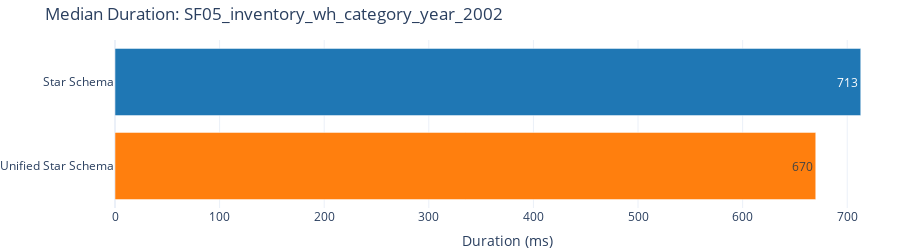

Source (notebook cell):
### Markdown cell above
#### SF05 - Inventory WH Category Year 2002

### Code cell
run_and_plot("Single Fact", "SF05_inventory_wh_category_year_2002", """
EVALUATE
SUMMARIZECOLUMNS(
    'dim__warehouse'[_key__dim__warehouse],
    'dim__item'[category],
    TREATAS( {{ 2002 }}, 'dim__date'[year] ),
    "Qty On Hand", SUM('{fact_inv}'[_measure__inventory__qty_on_hand])
)
""")

### Figure 1 — Plotly figure (JSON) as saved in the notebook; plotly's stock layout.template omitted (floating-point values rounded to 4 significant figures)
{"data": [{"alignmentgroup": "True", "hovertemplate": "dataset=%{y}<br>duration_ms=%{x}<extra></extra>", "legendgroup": "Star Schema", "marker": {"color": "#1f77b4", "pattern": {"shape": ""}}, "name": "Star Schema", "offsetgroup": "Star Schema", "orientation": "h", "showlegend": true, "textposition": "auto", "texttemplate": "%{x:.0f}", "type": "bar", "x": [712.9], "xaxis": "x", "y": ["Star Schema"], "yaxis": "y"}, {"alignmentgroup": "True", "hovertemplate": "dataset=%{y}<br>duration_ms=%{x}<extra></extra>", "legendgroup": "Unified Star Schema", "marker": {"color": "#ff7f0e", "pattern": {"shape": ""}}, "name": "Unified Star Schema", "offsetgroup": "Unified Star Schema", "orientation": "h", "showlegend": true, "textposition": "auto", "texttemplate": "%{x:.0f}", "type": "bar", "x": [669.9], "xaxis": "x", "y": ["Unified Star Schema"], "yaxis": "y"}], "layout": {"barmode": "relative", "height": 250, "legend": {"title": {"text": "dataset"}, "tracegroupgap": 0}, "margin": {"b": 0, "l": 0, "r": 0, "t": 40}, "showlegend": false, "title": {"text": "Median Duration: SF05_inventory_wh_category_year_2002"}, "xaxis": {"anchor": "y", "domain": [0, 1], "title": {"text": "Duration (ms)"}}, "yaxis": {"anchor": "x", "categoryarray": ["Unified Star Schema", "Star Schema"], "categoryorder": "array", "domain": [0, 1], "title": {}}}}
